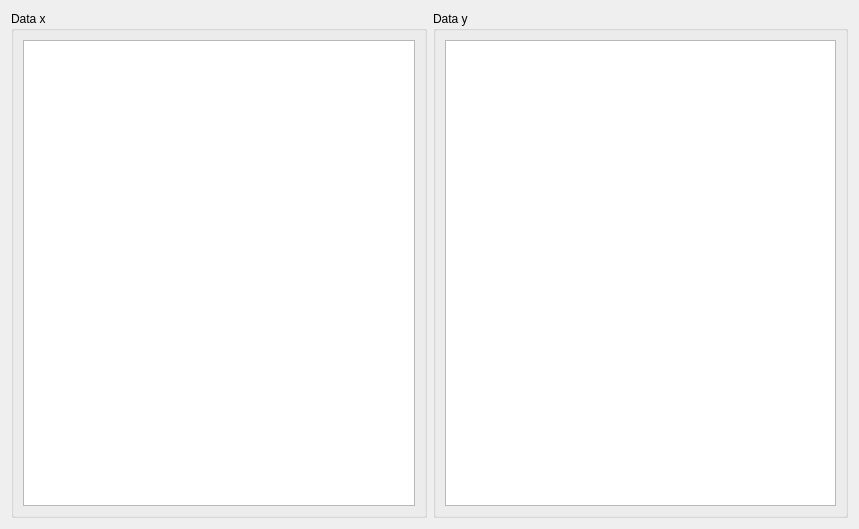
<?xml version="1.0" encoding="UTF-8"?>
<ui version="4.0">
 <class>Limits</class>
 <widget class="QDialog" name="Limits">
  <property name="geometry">
   <rect>
    <x>0</x>
    <y>0</y>
    <width>859</width>
    <height>529</height>
   </rect>
  </property>
  <property name="windowTitle">
   <string>Limit Points</string>
  </property>
  <layout class="QGridLayout" name="gridLayout">
   <item row="0" column="0">
    <widget class="QGroupBox" name="group_x">
     <property name="title">
      <string>Data x</string>
     </property>
     <layout class="QGridLayout" name="gridLayout_3">
      <item row="0" column="1">
       <widget class="QTableWidget" name="table_x"/>
      </item>
     </layout>
    </widget>
   </item>
   <item row="0" column="1">
    <widget class="QGroupBox" name="group_y">
     <property name="title">
      <string>Data y</string>
     </property>
     <layout class="QGridLayout" name="gridLayout_2">
      <item row="0" column="0">
       <widget class="QTableWidget" name="table_y"/>
      </item>
     </layout>
    </widget>
   </item>
  </layout>
 </widget>
 <resources/>
 <connections/>
</ui>
